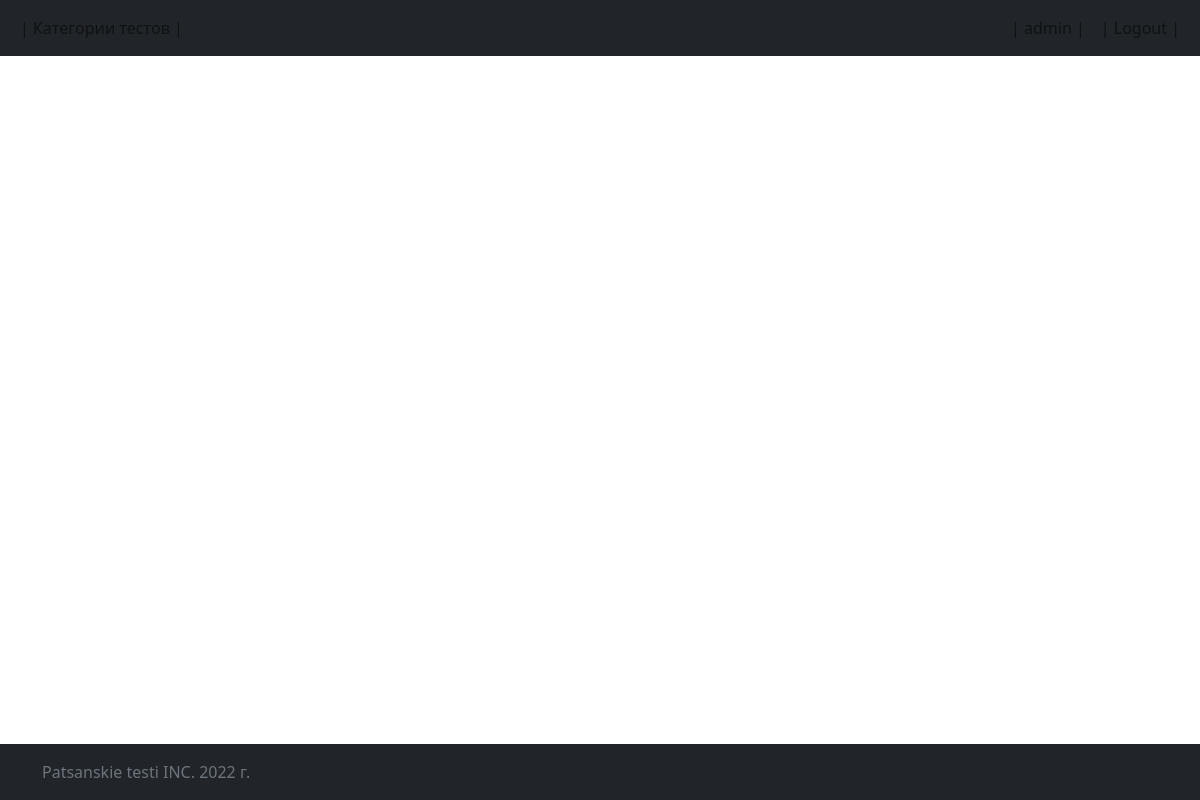
The page /category/3 (signed in) on the database as committed earlier.
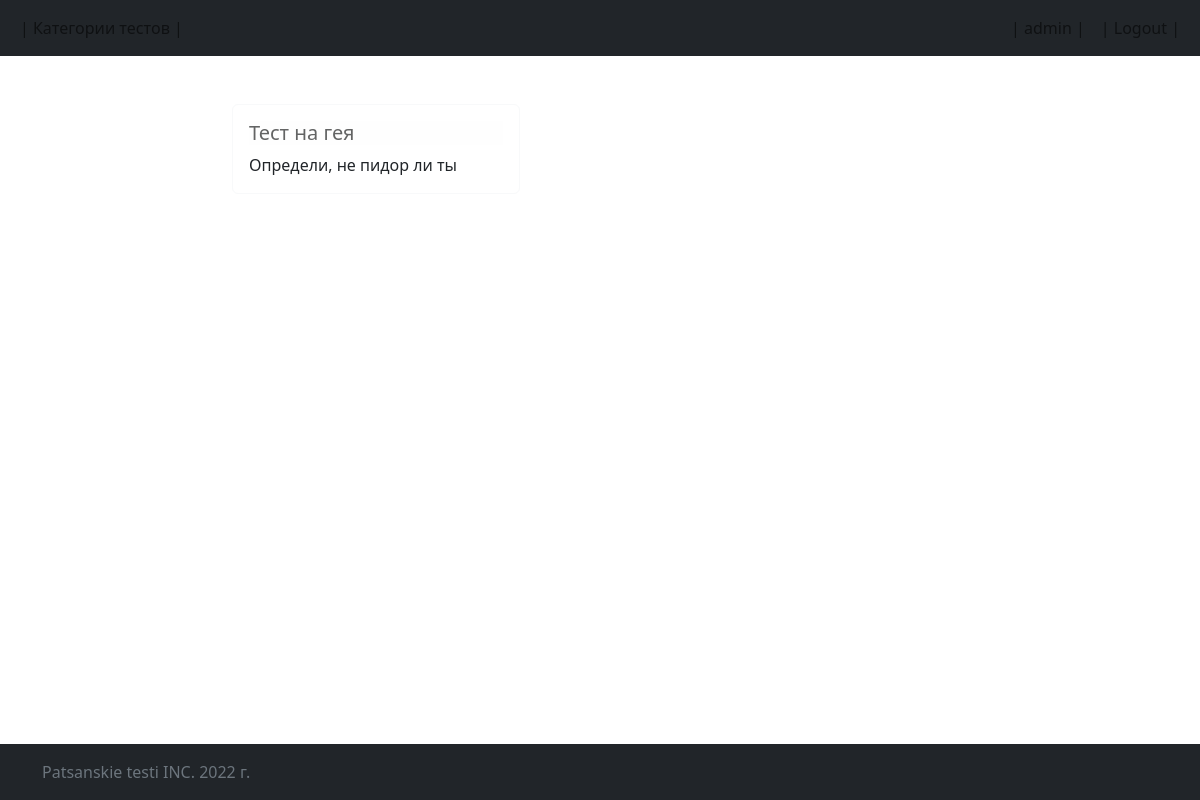
The same page on the database as committed later.
### tests/models.py (models this page shows, shortened)
class Test(models.Model):
    test_name = models.CharField(max_length=50)
    test_category = models.ForeignKey(Category, null=True, on_delete=models.SET_NULL)
    test_description = models.CharField(max_length=200, null=True)
    test_questions = models.ManyToManyField(Question)

### tests/views.py (the view)
# urls.py: path('category/<int:category_id>', views.category_tests, name='category_tests'),
@login_required
def category_tests(request, category_id):
    try:
        category_tests = Category.objects.get(id = category_id)
    except:
        raise Http404("Go fuck yourself")
    all_categories = Category.objects.order_by('category_name')
    tests_with_category = Test.objects.filter(id = category_tests.id)
    return render(request, 'tests/tests.html', {'tests_with_category' : tests_with_category})

### templates/tests/tests.html (shortened to what this page needs)
{% extends 'base.html' %}
{% block content %}
        {% if tests_with_category %}
            {% for test in tests_with_category %}
            <div class="card border-light mb-3" style="max-width: 18rem;">
                <div class="card-body">
                    <h5 class="card-title"><a href="{% url 'test' test.id %}" class="list-group-item list-group-item-action list-group-item-light">{{test.test_name}} </a></h5>
                    <p class="card-text">{{test.test_description}}</p>
                </div>
            </div>
            {% endfor %}
        {% endif %}
{% endblock %}

Rows that differ between the two databases and show on the page:
added Test: test_name "Тест на гея", test_description "Определи, не пидор ли ты"
